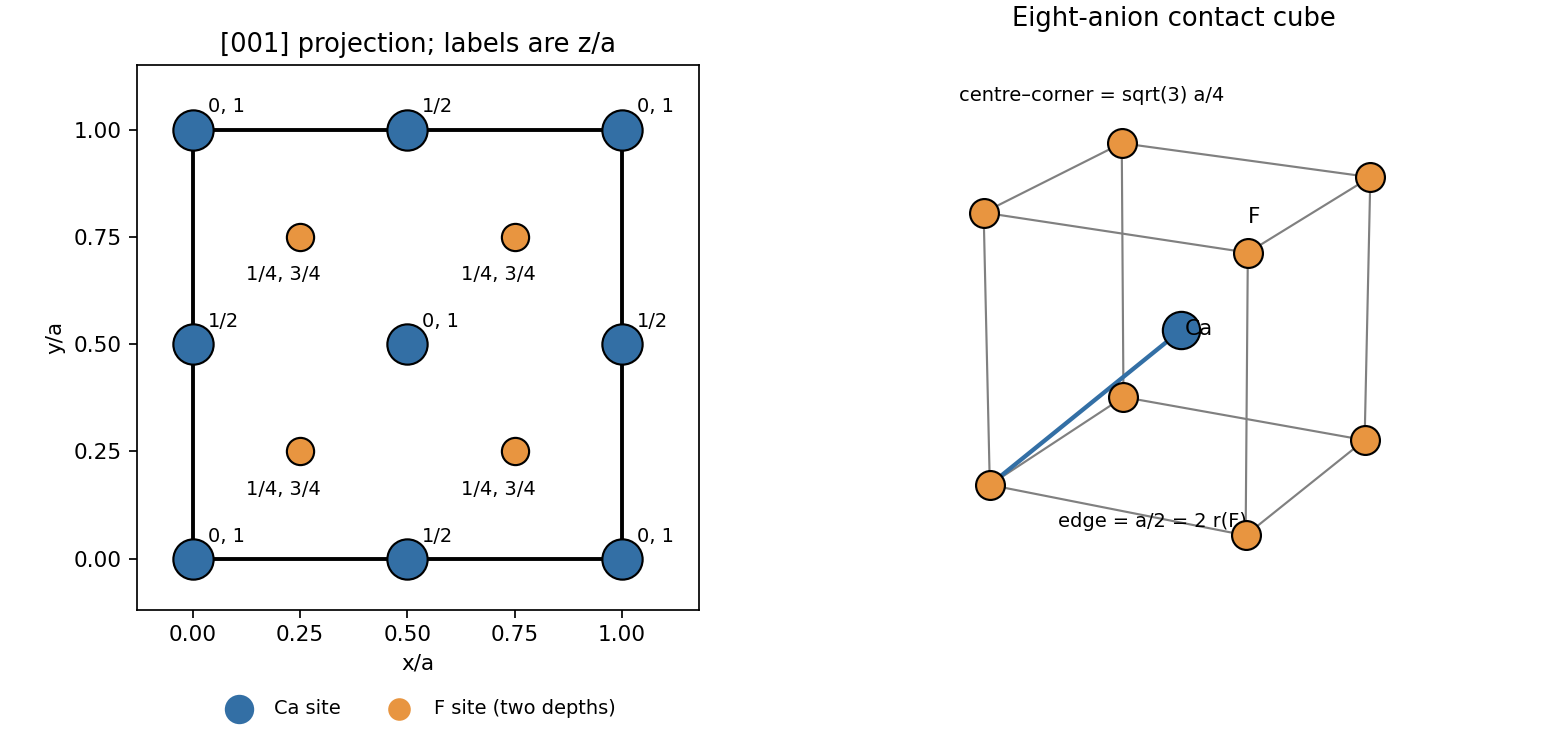

Here is the Python script that generated this plot:
"""Original geometric fluorite diagram; Python 3.14, numpy, matplotlib.
Run from the desired output directory; writes a basename PNG to cwd.
"""
import numpy as np
import matplotlib
matplotlib.use("Agg")
import matplotlib.pyplot as plt
from matplotlib.patches import Rectangle, Circle
fig=plt.figure(figsize=(10,4.8),layout="constrained")
a=fig.add_subplot(121)
a.add_patch(Rectangle((0,0),1,1,fill=False,lw=1.8))
for x,y,z in [(0,0,"0, 1"),(1,0,"0, 1"),(0,1,"0, 1"),(1,1,"0, 1"),(.5,.5,"0, 1"),(.5,0,"1/2"),(.5,1,"1/2"),(0,.5,"1/2"),(1,.5,"1/2")]:
 a.scatter(x,y,s=350,color="#336fa5",edgecolor="black",zorder=3)
 a.annotate(z,(x,y),xytext=(7,8),textcoords="offset points",fontsize=9)
for x in [.25,.75]:
 for y in [.25,.75]:
  a.scatter(x,y,s=160,color="#e89540",edgecolor="black",zorder=4)
  a.annotate("1/4, 3/4",(x,y),xytext=(-25,-20),textcoords="offset points",fontsize=9)
a.scatter([],[],s=160,color="#336fa5",label="Ca site")
a.scatter([],[],s=90,color="#e89540",label="F site (two depths)")
a.legend(loc="lower center",bbox_to_anchor=(.5,-.23),ncol=2,frameon=False,fontsize=9)
a.set(xlim=(-.13,1.18),ylim=(-.12,1.15),aspect="equal",xlabel="x/a",ylabel="y/a",title="[001] projection; labels are z/a")
a.set_xticks([0,.25,.5,.75,1]);a.set_yticks([0,.25,.5,.75,1])
b=fig.add_subplot(122,projection="3d")
from itertools import product
corners=np.array(list(product([0,1],repeat=3)))
for i,u in enumerate(corners):
 for v in corners[i+1:]:
  if np.sum(np.abs(u-v))==1:b.plot(*np.array([u,v]).T,color="#808080",lw=1)
b.scatter(*corners.T,s=180,c="#e89540",edgecolor="black",depthshade=False)
b.scatter([.5],[.5],[.5],s=300,c="#336fa5",edgecolor="black",depthshade=False)
b.plot([0,.5],[0,.5],[0,.5],c="#336fa5",lw=2)
b.text(.51,.51,.48,"Ca",fontsize=10);b.text(1,0,1.1,"F",fontsize=10)
b.text(.4,-.22,0,"edge = a/2 = 2 r(F)",fontsize=9)
b.text(-.15,.1,1.35,"centre–corner = sqrt(3) a/4",fontsize=9)
b.set_title("Eight-anion contact cube",pad=18)
b.set_axis_off();b.set_box_aspect((1,1,1));b.view_init(elev=19,azim=-63)
fig.savefig("paper-1-fluorite.png",dpi=155,facecolor="white")
